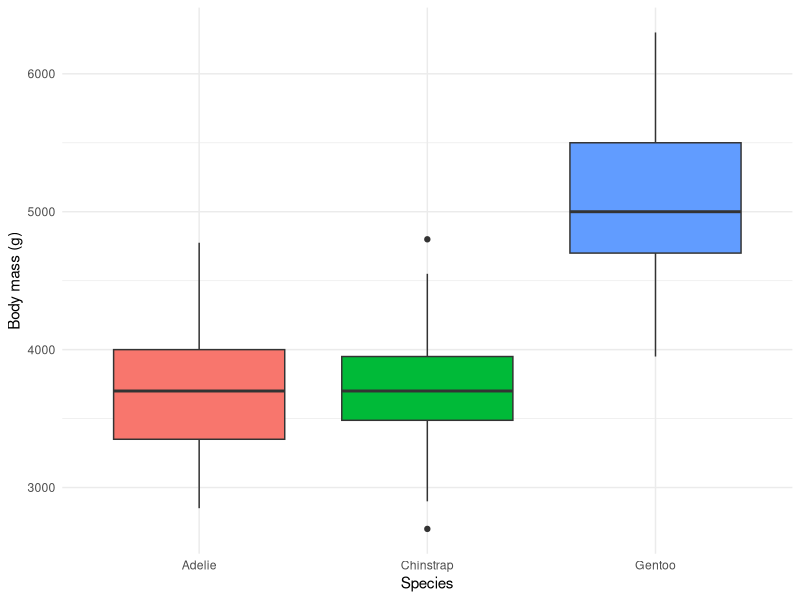

The R script that drew this image:
## ---- chunk 1
#| label: setup
#| message: false
#| warning: false
library(palmerpenguins)
library(dplyr)
library(ggplot2)
## ---- chunk 2
#| label: load-clean
penguins_clean <- penguins |>
  filter(!is.na(body_mass_g), !is.na(flipper_length_mm)) |>
  select(species, island, sex, flipper_length_mm, body_mass_g)

nrow(penguins_clean)
head(penguins_clean)
## ---- chunk 3
#| label: tbl-penguin-summary
#| tbl-cap: "Body mass and flipper length by species, 342 complete records."
penguins_clean |>
  group_by(species) |>
  summarise(
    n = n(),
    mean_mass_g = mean(body_mass_g),
    sd_mass_g = sd(body_mass_g),
    mean_flipper_mm = mean(flipper_length_mm)
  ) |>
  knitr::kable(digits = 1)
## ---- chunk 4
#| label: fig-penguin-mass
#| fig-cap: "Body mass of penguins by species."
#| fig-alt: "Boxplot of body mass in grams for Adelie, Chinstrap and Gentoo penguins. Gentoo sit noticeably higher than the other two species."
ggplot(penguins_clean, aes(x = species, y = body_mass_g, fill = species)) +
  geom_boxplot() +
  labs(x = "Species", y = "Body mass (g)") +
  theme_minimal() +
  theme(legend.position = "none")
## ---- chunk 5
#| label: corr
cor(penguins_clean$flipper_length_mm, penguins_clean$body_mass_g)
